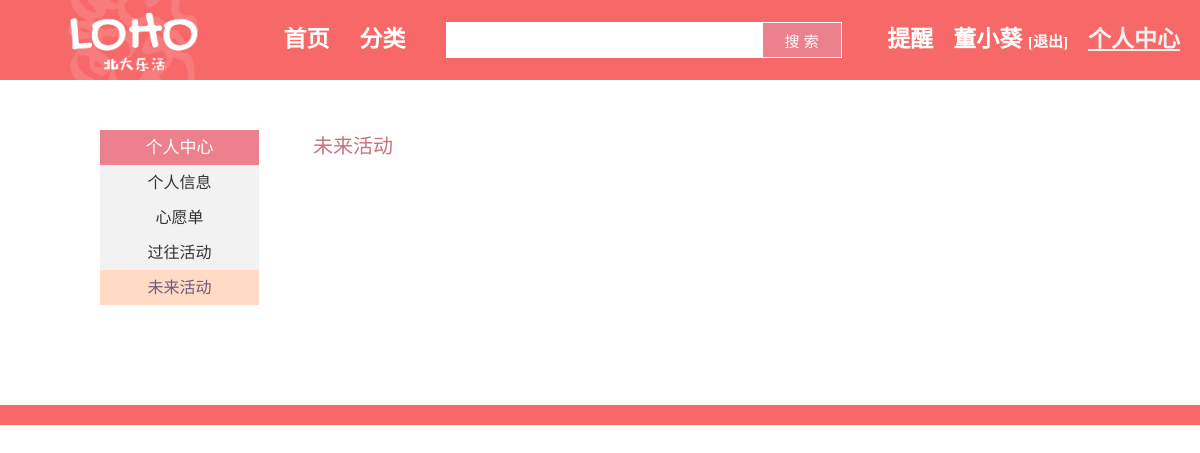
The page /user_center_future.php (signed in) on the database as committed earlier.
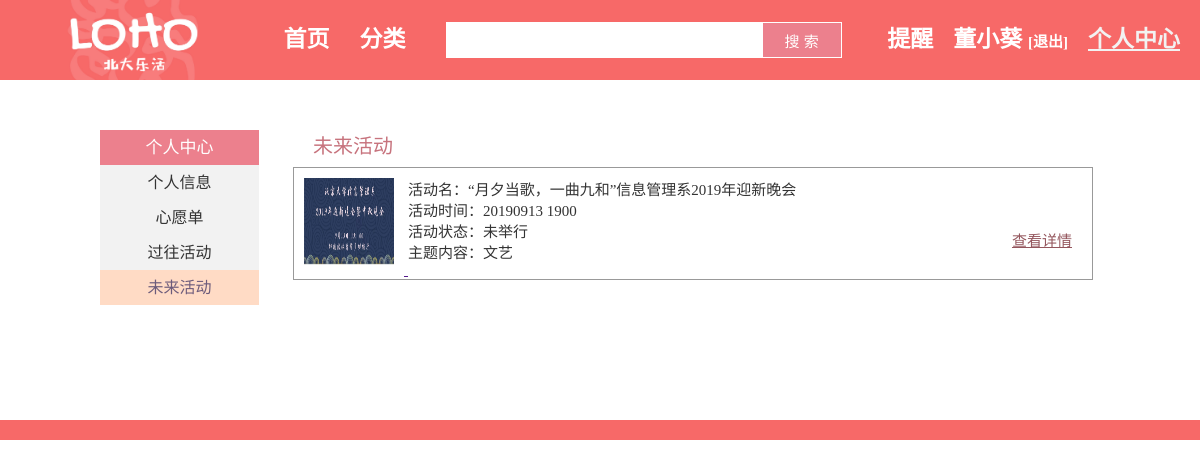
The same page on the database as committed later.
### tables this page shows
CREATE TABLE `applied_act`  (
  `user_name` varchar(255) NULL DEFAULT NULL,
  `applied_act_id` int(11) NULL DEFAULT NULL
);

CREATE TABLE `act_info`  (
  `act_id` int(20) NOT NULL,
  `act_name` varchar(255) NULL DEFAULT NULL,
  `act_type` varchar(255) NULL DEFAULT NULL,
  `act_intro` varchar(10000) NULL DEFAULT NULL,
  `act_score` float NULL DEFAULT NULL,
  `act_first_day` date NULL DEFAULT NULL,
  `act_time` varchar(255) NULL DEFAULT NULL,
  `act_place` varchar(255) NULL DEFAULT NULL,
  `need_apply` varchar(255) NULL DEFAULT NULL,
  `in_pku` varchar(255) NULL DEFAULT NULL,
  `in_thu` varchar(255) NULL DEFAULT NULL,
  `in_beijing` varchar(255) NULL DEFAULT NULL,
  `doc_path` varchar(255) NULL DEFAULT NULL,
  `update_freq` varchar(255) NULL DEFAULT NULL,
  `ord_website` varchar(255) NULL DEFAULT NULL,
  PRIMARY KEY (`act_id`) USING BTREE
);

CREATE TABLE `act_subject`  (
  `act_id` int(11) NULL DEFAULT NULL,
  `act_subject` varchar(255) NULL DEFAULT NULL
);

### user_center_future.php (the view, shortened to what this page needs)
<!DOCTYPE html>
<html lang="zh-CN">
<head>
    <link rel="stylesheet" href="global_navigation.css">
    <link rel="stylesheet" href="footer.css">
    <link rel="stylesheet" href="user_side_nav.css">
    <link rel="stylesheet" href="user_center_collection.css">
</head>
<body>
<nav class="global-nav">
        <a href="index.php" id="global-nav-logo">
            <img src="img/logo.png" height="100%">
        </a>
        <div class="nav-item left-nav-item">
            <a href="index.php">首页</a>
        </div>
        <div class="nav-item left-nav-item">
            <a href="activity_list.php">分类</a>
        </div>
        <div class="search-bar">
            <form action="activity_list.php" method="get">
                <input type="text" name="query">
                <button type="submit">搜&nbsp;索</button>
            </form>
        </div>
        <?php
        if (isset($_COOKIE['username'])) {
            echo '
            <div class="nav-item right-nav-item active">
                <a href="user_center_userinfo.php">个人中心</a>
            </div>
            <div class="nav-item right-nav-item">
                <b>' . $_COOKIE['usernickname'] . '</b>
                <span class="logout-button"><a href="do_logout.php">[退出]</a></span>
            </div>
            <div class="nav-item right-nav-item" id="reminder">
                <a>提醒</a><div class="reminder-list"><ul><li>>&nbsp;&nbsp;您报名的“北大剧星风采大赛初赛”将于今天举行</li><li>>“数学文化节”的时间更改为2020年4月2日</li></ul></div>
            </div>';
        }
        ?>
    </nav>
    <div class="fix"></div>
    <div class="main-container">
        <div class="side-nav">
            <div class="side-nav-header">个人中心</div>
            <div class="side-nav-modules">
                <ul class="module-list">
                    <a href="user_center_userinfo.php">
                        <li class="module-item">个人信息</li>
                    </a>
                    <a href="user_center_collection.php">
                        <li class="module-item">心愿单</li>
                    </a>
                    <a href="user_center_past.php">
                        <li class="module-item">过往活动</li>
                    </a>
                    <a href="user_center_future.php">
                        <li class="module-item active">未来活动</li>
                    </a>
                </ul>
            </div>
        </div>
        <div class="right-area">
            <div class="right-section">
                <h1>未来活动</h1>
                <div class="collection-items">
                    <?php
                    $dbc = mysqli_connect(DB_HOST, DB_USER, DB_PASS, DB_NAME);
                    $sqlstr = 'SELECT * FROM applied_act, act_info, act_subject WHERE applied_act.applied_act_id = act_info.act_id AND act_info.act_first_day > curdate() AND act_subject.act_id = act_info.act_id AND applied_act.user_name = "' . $_COOKIE['username'] . '"';
                    $result = mysqli_query($dbc, $sqlstr);
                    while ($row = mysqli_fetch_array($result)) {
                        create_item($dbc, $row);
                    }
                    function create_item($dbc, $row)
                    {
                        $act_id = $row['act_id'];
                        $act_name = $row['act_name'];
                        $act_time = $row['act_time'];
                        $act_theme = $row['act_subject'];
                        $current_act_status = "未举行";
                        echo '
                    <div class="collection-item">
                        <a href="">
                            <img src="pic/' . $act_id . '.png" alt="' . $act_name . '">
                            <div class="activity-info">
                                <div class="info-item">活动名：' . $act_name . '</div>
                                <div class="info-item">活动时间：' . $act_time . '</div>
                                <div class="info-item">活动状态：' . $current_act_status . '</div>
                                <div class="info-item">主题内容：' . $act_theme . '</div>
                            </div>
                        </a>
                        <div class="activity-options"><br><br><br>';
                        echo '<div><a href="" class="activity-option">查看详情</a></div>
                        </div>
                    </div>';
                    }
                    ?>
                </div>
            </div>
        </div>
    </div>
    <div class="footer"></div>
</body>
</html>

Rows that differ between the two databases and show on the page:
now on this page (row edited): applied_act: act_info.act_name "“月夕当歌，一曲九和”信息管理系2019年迎新晚会", act_info.act_time "20190913 1900", act_subject.act_subject "文艺"
